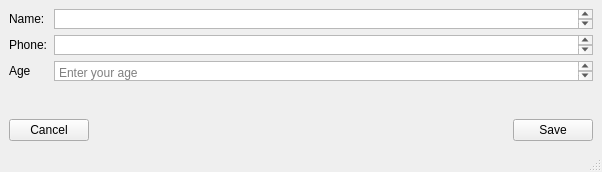
<?xml version="1.0" encoding="UTF-8"?>
<ui version="4.0">
 <class>MainWindow</class>
 <widget class="QMainWindow" name="MainWindow">
  <property name="geometry">
   <rect>
    <x>0</x>
    <y>0</y>
    <width>602</width>
    <height>172</height>
   </rect>
  </property>
  <property name="windowTitle">
   <string>Student info</string>
  </property>
  <widget class="QWidget" name="centralwidget">
   <layout class="QVBoxLayout" name="verticalLayout">
    <item>
     <layout class="QFormLayout" name="formLayout">
      <item row="0" column="0">
       <widget class="QLabel" name="nameLabel">
        <property name="maximumSize">
         <size>
          <width>16777215</width>
          <height>20</height>
         </size>
        </property>
        <property name="text">
         <string>Name:</string>
        </property>
       </widget>
      </item>
      <item row="0" column="1">
       <widget class="QTextEdit" name="nameEdit">
        <property name="maximumSize">
         <size>
          <width>16777215</width>
          <height>20</height>
         </size>
        </property>
       </widget>
      </item>
      <item row="1" column="0">
       <widget class="QLabel" name="phoneLabel">
        <property name="maximumSize">
         <size>
          <width>16777215</width>
          <height>20</height>
         </size>
        </property>
        <property name="text">
         <string>Phone:</string>
        </property>
       </widget>
      </item>
      <item row="1" column="1">
       <widget class="QTextEdit" name="phoneEdit">
        <property name="maximumSize">
         <size>
          <width>16777215</width>
          <height>20</height>
         </size>
        </property>
       </widget>
      </item>
      <item row="2" column="0">
       <widget class="QLabel" name="ageLabel">
        <property name="maximumSize">
         <size>
          <width>16777215</width>
          <height>20</height>
         </size>
        </property>
        <property name="text">
         <string>Age</string>
        </property>
       </widget>
      </item>
      <item row="2" column="1">
       <widget class="QPlainTextEdit" name="ageEdit">
        <property name="maximumSize">
         <size>
          <width>16777215</width>
          <height>20</height>
         </size>
        </property>
        <property name="readOnly">
         <bool>true</bool>
        </property>
        <property name="placeholderText">
         <string>Enter your age</string>
        </property>
       </widget>
      </item>
     </layout>
    </item>
    <item>
     <spacer name="verticalSpacer">
      <property name="orientation">
       <enum>Qt::Vertical</enum>
      </property>
      <property name="sizeHint" stdset="0">
       <size>
        <width>20</width>
        <height>40</height>
       </size>
      </property>
     </spacer>
    </item>
    <item>
     <layout class="QHBoxLayout" name="horizontalLayout">
      <item>
       <widget class="QPushButton" name="canelBtn">
        <property name="text">
         <string>Cancel</string>
        </property>
       </widget>
      </item>
      <item>
       <spacer name="horizontalSpacer">
        <property name="orientation">
         <enum>Qt::Horizontal</enum>
        </property>
        <property name="sizeHint" stdset="0">
         <size>
          <width>40</width>
          <height>20</height>
         </size>
        </property>
       </spacer>
      </item>
      <item>
       <widget class="QPushButton" name="saveBtn">
        <property name="text">
         <string>Save</string>
        </property>
       </widget>
      </item>
     </layout>
    </item>
   </layout>
  </widget>
  <widget class="QMenuBar" name="menubar">
   <property name="geometry">
    <rect>
     <x>0</x>
     <y>0</y>
     <width>602</width>
     <height>22</height>
    </rect>
   </property>
  </widget>
  <widget class="QStatusBar" name="statusbar"/>
 </widget>
 <resources/>
 <connections/>
</ui>
